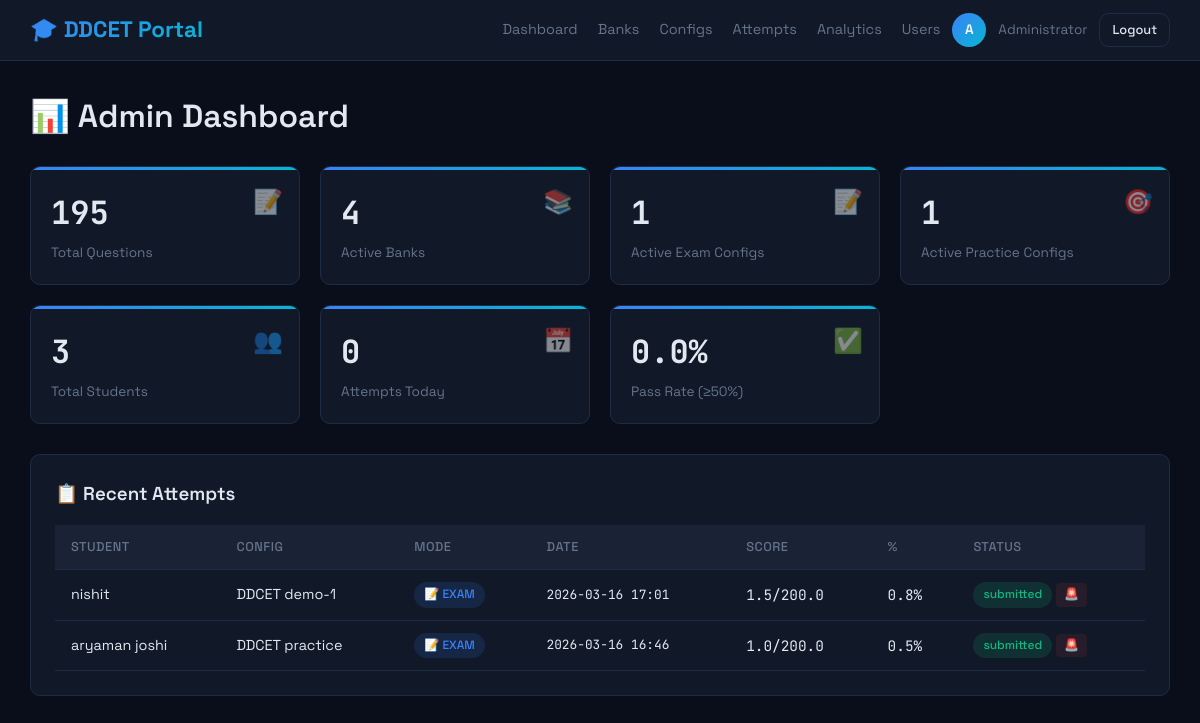
The page /admin/dashboard (signed in) on the database its author committed.
### models.py (models this page shows)
class User(UserMixin, db.Model):
    __tablename__ = 'users'
    id = db.Column(db.Integer, primary_key=True, autoincrement=True)
    name = db.Column(db.String(100), nullable=False)
    email = db.Column(db.String(150), unique=True, nullable=False)
    enrollment_number = db.Column(db.String(50), unique=True, nullable=False)
    engineering_branch = db.Column(db.String(100), nullable=False, default='Other')
    password = db.Column(db.String(255), nullable=False)
    role = db.Column(db.String(20), default='student')
    created_at = db.Column(db.DateTime, default=datetime.utcnow)
    is_active_user = db.Column(db.Boolean, default=True)
    @property
    def is_active(self):
        return self.is_active_user

class TestAttempt(db.Model):
    __tablename__ = 'test_attempts'
    id = db.Column(db.Integer, primary_key=True)
    user_id = db.Column(db.Integer, db.ForeignKey('users.id'), nullable=False)
    config_id = db.Column(db.Integer, db.ForeignKey('exam_configs.id'), nullable=False)
    mode = db.Column(db.String(20), default='exam')
    started_at = db.Column(db.DateTime, default=datetime.utcnow)
    submitted_at = db.Column(db.DateTime, nullable=True)
    status = db.Column(db.String(20), default='in_progress')
    score = db.Column(db.Float, default=0)
    max_score = db.Column(db.Float, default=0)
    percentage = db.Column(db.Float, default=0)
    correct_count = db.Column(db.Integer, default=0)
    wrong_count = db.Column(db.Integer, default=0)
    unattempted = db.Column(db.Integer, default=0)
    bonus_count = db.Column(db.Integer, default=0)
    time_taken_sec = db.Column(db.Integer, default=0)
    questions_json = db.Column(db.Text, default='[]')
    fs_exit_count = db.Column(db.Integer, default=0)
    tab_switch_count = db.Column(db.Integer, default=0)
    user = db.relationship('User', foreign_keys=[user_id])
    config = db.relationship('ExamConfig', foreign_keys=[config_id])

class ExamConfig(db.Model):
    __tablename__ = 'exam_configs'
    id = db.Column(db.Integer, primary_key=True)
    name = db.Column(db.String(150), nullable=False)
    mode = db.Column(db.String(20), default='exam')
    bank_ids = db.Column(db.Text, nullable=False, default='[]')
    total_questions = db.Column(db.Integer, default=100)
    duration_minutes = db.Column(db.Integer, default=150)
    marks_correct = db.Column(db.Float, default=2.0)
    marks_wrong = db.Column(db.Float, default=0.5)
    section_filter = db.Column(db.Integer, default=0)
    topic_filter = db.Column(db.Text, default='')
    is_active = db.Column(db.Boolean, default=True)
    allow_reattempt = db.Column(db.Boolean, default=False)
    created_by = db.Column(db.Integer, db.ForeignKey('users.id'))
    created_at = db.Column(db.DateTime, default=datetime.utcnow)
    creator = db.relationship('User', foreign_keys=[created_by])

### admin.py (the view)
@admin_bp.route('/dashboard')
@login_required
@admin_required
def dashboard():
    total_questions = Question.query.count()
    active_banks = QuestionBank.query.filter_by(is_active=True).count()
    active_exam_configs = ExamConfig.query.filter_by(is_active=True, mode='exam').count()
    active_practice_configs = ExamConfig.query.filter_by(is_active=True, mode='practice').count()
    total_students = User.query.filter_by(role='student').count()
    today_start = datetime.utcnow().replace(hour=0, minute=0, second=0, microsecond=0)
    attempts_today = TestAttempt.query.filter(TestAttempt.started_at >= today_start).count()
    submitted_attempts = TestAttempt.query.filter(
        TestAttempt.status.in_(['submitted', 'timeout']),
        TestAttempt.mode == 'exam'
    ).all()
    pass_count = sum(1 for a in submitted_attempts if a.percentage and a.percentage >= 50)
    pass_rate = round(pass_count / len(submitted_attempts) * 100, 1) if submitted_attempts else 0
    last_attempts = TestAttempt.query.order_by(TestAttempt.started_at.desc()).limit(10).all()
    return render_template('admin/dashboard.html',
                           total_questions=total_questions,
                           active_banks=active_banks,
                           active_exam_configs=active_exam_configs,
                           active_practice_configs=active_practice_configs,
                           total_students=total_students,
                           attempts_today=attempts_today,
                           pass_rate=pass_rate,
                           last_attempts=last_attempts)

### admin.py (called while the page is built)
def admin_required(f):
    from functools import wraps
    @wraps(f)
    def decorated(*args, **kwargs):
        if not current_user.is_authenticated or current_user.role != 'admin':
            abort(403)
        return f(*args, **kwargs)
    return decorated

### auth.py (called while the page is built)
def generate_csrf_token():
    if '_csrf_token' not in session:
        session['_csrf_token'] = secrets.token_hex(32)
    return session['_csrf_token']

@auth_bp.before_app_request
def inject_csrf():
    from flask import g
    g.csrf_token = generate_csrf_token()

### templates/admin/dashboard.html (shortened to what this page needs)
{% extends "base.html" %}
{% block content %}
<div class="main-content">
    <h1 style="margin-bottom: 24px;">📊 Admin Dashboard</h1>
    <div class="card-grid">
        <div class="stat-card">
            <div class="stat-icon">📝</div>
            <div class="stat-value mono">{{ total_questions }}</div>
            <div class="stat-label">Total Questions</div>
        </div>
        <div class="stat-card">
            <div class="stat-icon">📚</div>
            <div class="stat-value mono">{{ active_banks }}</div>
            <div class="stat-label">Active Banks</div>
        </div>
        <div class="stat-card">
            <div class="stat-icon">📝</div>
            <div class="stat-value mono">{{ active_exam_configs }}</div>
            <div class="stat-label">Active Exam Configs</div>
        </div>
        <div class="stat-card">
            <div class="stat-icon">🎯</div>
            <div class="stat-value mono">{{ active_practice_configs }}</div>
            <div class="stat-label">Active Practice Configs</div>
        </div>
        <div class="stat-card">
            <div class="stat-icon">👥</div>
            <div class="stat-value mono">{{ total_students }}</div>
            <div class="stat-label">Total Students</div>
        </div>
        <div class="stat-card">
            <div class="stat-icon">📅</div>
            <div class="stat-value mono">{{ attempts_today }}</div>
            <div class="stat-label">Attempts Today</div>
        </div>
        <div class="stat-card">
            <div class="stat-icon">✅</div>
            <div class="stat-value mono">{{ pass_rate }}%</div>
            <div class="stat-label">Pass Rate (≥50%)</div>
        </div>
    </div>
    <div class="card">
        <h3 style="margin-bottom: 16px;">📋 Recent Attempts</h3>
        {% if last_attempts %}
        <table class="table-dark">
            <thead>
                <tr>
                    <th>Student</th>
                    <th>Config</th>
                    <th>Mode</th>
                    <th>Date</th>
                    <th>Score</th>
                    <th>%</th>
                    <th>Status</th>
                </tr>
            </thead>
            <tbody>
                {% for a in last_attempts %}
                <tr class="clickable-row"
                    onclick="window.location='{{ url_for('admin.attempt_detail', attempt_id=a.id) }}'">
                    <td>{{ a.user.name if a.user else 'N/A' }}</td>
                    <td>{{ a.config.name if a.config else 'N/A' }}</td>
                    <td>
                        <span class="badge {{ 'badge-exam' if a.mode == 'exam' else 'badge-practice' }}">
                            {{ '📝' if a.mode == 'exam' else '🎯' }} {{ a.mode|upper }}
                        </span>
                    </td>
                    <td class="mono" style="font-size:.8rem;">{{ a.started_at.strftime('%Y-%m-%d %H:%M') if a.started_at
                        else '' }}</td>
                    <td class="mono">{{ a.score }}/{{ a.max_score }}</td>
                    <td class="mono">{{ a.percentage }}%</td>
                    <td>
                        <span
                            class="badge {{ 'badge-success' if a.status == 'submitted' else 'badge-warning' if a.status == 'in_progress' else 'badge-danger' }}">
                            {{ a.status }}
                        </span>
                        {% if a.fs_exit_count > 0 or a.tab_switch_count > 0 %}
                        <span class="violation-badge">🚨</span>
                        {% endif %}
                    </td>
                </tr>
                {% endfor %}
            </tbody>
        </table>
        {% else %}
        <div class="empty-state">
            <div class="empty-icon">📋</div>
            <p>No attempts yet.</p>
        </div>
        {% endif %}
    </div>
</div>
{% endblock %}

### templates/base.html (shortened to what this page needs)
<!DOCTYPE html>
<html lang="en">
<head>
    <link rel="stylesheet" href="{{ url_for('static', filename='css/main.css') }}">
</head>
<body>
    {% block nav %}
    <nav class="nav-dark">
        <a href="/" class="logo">🎓 DDCET Portal</a>
        {% if current_user.is_authenticated %}
        <div class="nav-user">
            <div class="nav-links">
                {% if current_user.role == 'admin' %}
                <a href="{{ url_for('admin.dashboard') }}">Dashboard</a>
                <a href="{{ url_for('admin.banks') }}">Banks</a>
                <a href="{{ url_for('admin.configs') }}">Configs</a>
                <a href="{{ url_for('admin.attempts') }}">Attempts</a>
                <a href="{{ url_for('admin.analytics') }}">Analytics</a>
                <a href="{{ url_for('admin.users') }}">Users</a>
                {% else %}
                <a href="{{ url_for('student.home') }}">Home</a>
                {% endif %}
            </div>
            <div class="user-avatar">{{ current_user.name[0]|upper }}</div>
            <span>{{ current_user.name }}</span>
            <a href="{{ url_for('auth.logout') }}" class="btn btn-outline btn-sm">Logout</a>
        </div>
        {% endif %}
    </nav>
    {% endblock %}
    {% block content %}{% endblock %}
</body>
</html>

### static/css/main.css (style rules this page uses)
:root { --bg: #0a0e1a; --surface: #111827; --surface2: #1a2235; --border: #1e2d45; --accent: #3b82f6; --accent2: #06b6d4; --green: #10b981; --red: #ef4444; --yellow: #f59e0b; --text: #e2e8f0; --muted: #64748b; --radius: 10px; --shadow: 0 4px 20px rgba(0,0,0,.3); --transition: all .2s ease; }
* { margin:0; padding:0; box-sizing:border-box; }
html { scroll-behavior: smooth; }
body { font-family: 'Space Grotesk', sans-serif; background: var(--bg); color: var(--text); min-height: 100vh; line-height: 1.6; }
a { color: var(--accent); text-decoration: none; transition: var(--transition); }
h1,h2,h3,h4,h5,h6 { font-family: 'Space Grotesk', sans-serif; font-weight: 600; }
.main-content { flex: 1; padding: 30px; overflow-x: hidden; }
.nav-dark { background: var(--surface); border-bottom: 1px solid var(--border); padding: 12px 30px; display: flex; align-items: center; justify-content: space-between; position: sticky; top: 0; z-index: 100; backdrop-filter: blur(10px); }
.nav-dark .logo { font-size: 1.4rem; font-weight: 700; background: linear-gradient(135deg, var(--accent), var(--accent2)); -webkit-background-clip: text; -webkit-text-fill-color: transparent; background-clip: text; }
.nav-dark .nav-links { display: flex; align-items: center; gap: 20px; }
.nav-dark .nav-links a { color: var(--muted); font-size: .9rem; transition: var(--transition); }
.nav-user { display: flex; align-items: center; gap: 12px; color: var(--muted); font-size: .85rem; }
.nav-user .user-avatar { width: 34px; height: 34px; border-radius: 50%; background: linear-gradient(135deg, var(--accent), var(--accent2)); display: flex; align-items: center; justify-content: center; color: white; font-weight: 600; font-size: .85rem; }
.card { background: var(--surface); border: 1px solid var(--border); border-radius: var(--radius); padding: 24px; transition: var(--transition); }
.card-grid { display: grid; grid-template-columns: repeat(auto-fill, minmax(240px, 1fr)); gap: 20px; margin-bottom: 30px; }
.stat-card { background: var(--surface); border: 1px solid var(--border); border-radius: var(--radius); padding: 20px; position: relative; overflow: hidden; }
.stat-card::before { content: ''; position: absolute; top: 0; left: 0; right: 0; height: 3px; background: linear-gradient(90deg, var(--accent), var(--accent2)); }
.stat-card .stat-value { font-family: 'JetBrains Mono', monospace; font-size: 2rem; font-weight: 700; color: var(--text); }
.stat-card .stat-label { color: var(--muted); font-size: .85rem; margin-top: 4px; }
.stat-card .stat-icon { position: absolute; top: 16px; right: 16px; font-size: 1.5rem; opacity: 0.5; }
.btn { display: inline-flex; align-items: center; gap: 6px; padding: 10px 20px; border-radius: var(--radius); font-family: 'Space Grotesk', sans-serif; font-size: .9rem; font-weight: 500; border: none; cursor: pointer; transition: var(--transition); text-decoration: none; }
.btn-outline { background: transparent; border: 1px solid var(--border); color: var(--text); }
.btn-sm { padding: 6px 12px; font-size: .8rem; }
.table-dark { width: 100%; border-collapse: collapse; font-size: .9rem; }
.table-dark th { background: var(--surface2); color: var(--muted); font-weight: 500; text-align: left; padding: 12px 16px; border-bottom: 1px solid var(--border); font-size: .8rem; text-transform: uppercase; letter-spacing: .5px; }
.table-dark td { padding: 12px 16px; border-bottom: 1px solid var(--border); vertical-align: middle; }
.table-dark .clickable-row { cursor: pointer; }
.badge { display: inline-flex; align-items: center; gap: 4px; padding: 3px 10px; border-radius: 20px; font-size: .75rem; font-weight: 500; }
.badge-exam { background: rgba(59,130,246,.15); color: var(--accent); }
.badge-success { background: rgba(16,185,129,.15); color: var(--green); }
.violation-badge { display: inline-flex; align-items: center; gap: 4px; padding: 2px 8px; border-radius: 4px; background: rgba(239,68,68,.1); color: var(--red); font-size: .75rem; }
.mono { font-family: 'JetBrains Mono', monospace; }

### rows shown on the page
User: name "A", name "Administrator"
TestAttempt: user "nishit", config "DDCET demo-1", mode "📝", mode "EXAM", started_at "2026-03-16 17:01", score "1.5", max_score "200.0", percentage "0.8", status "submitted"
TestAttempt: user "aryaman joshi", config "DDCET practice", mode "📝", mode "EXAM", started_at "2026-03-16 16:46", score "1.0", max_score "200.0", percentage "0.5", status "submitted"

### other values the page prints
{{ total_questions }} "195"
{{ active_banks }} "4"
{{ active_exam_configs }} "1"
{{ active_practice_configs }} "1"
{{ total_students }} "3"
{{ attempts_today }} "0"
{{ pass_rate }} "0.0"
